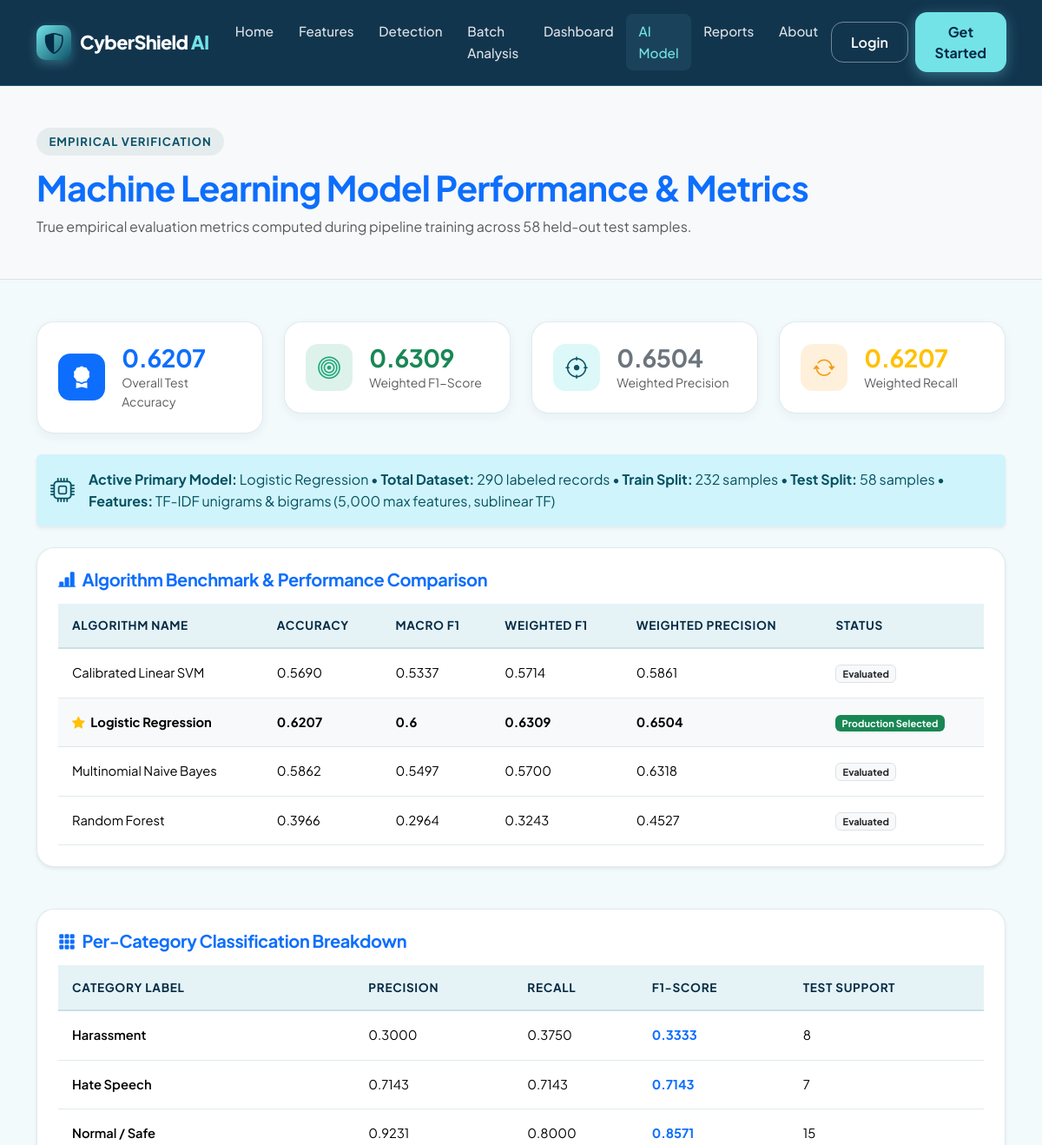
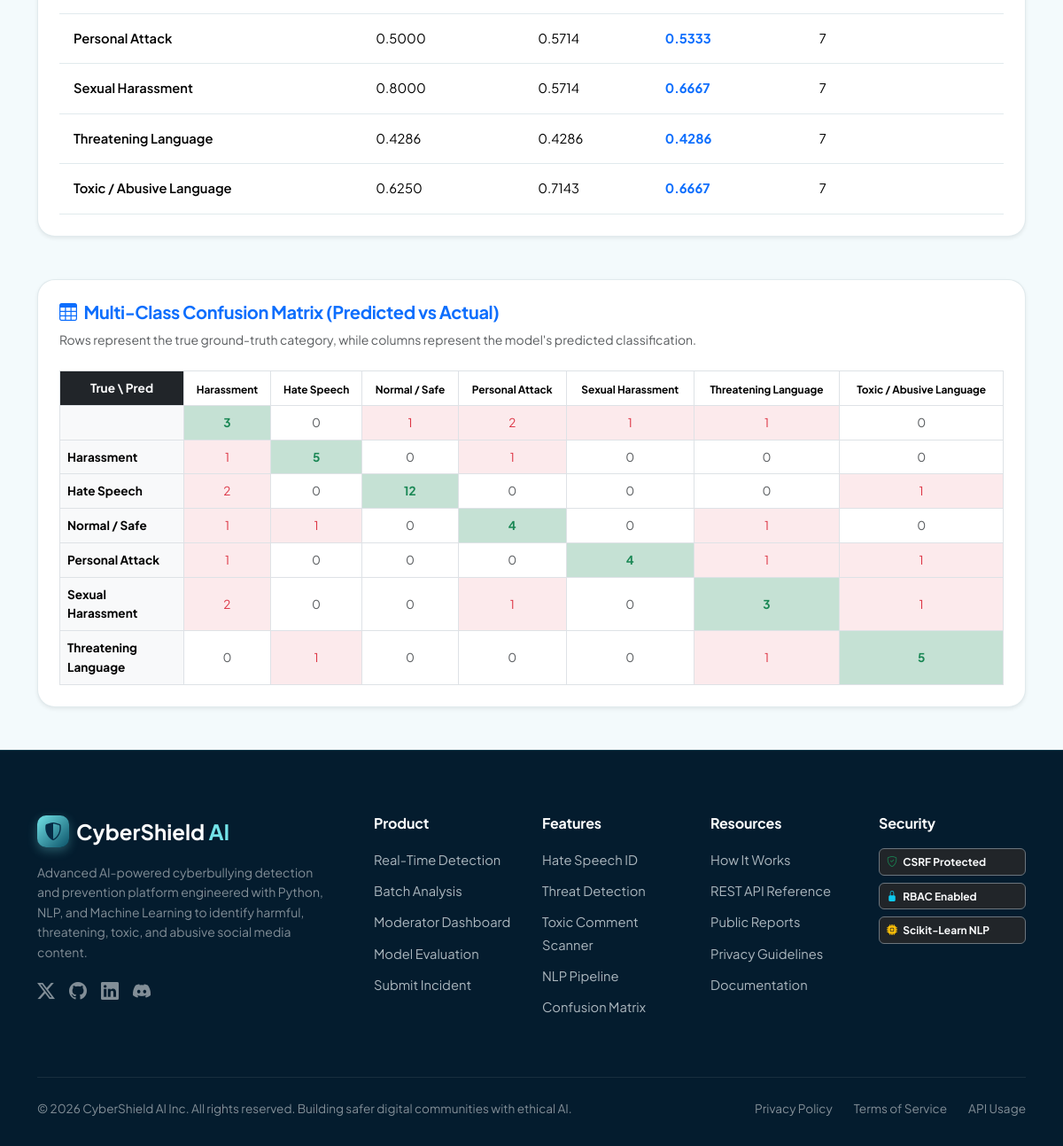
/model-analytics/, run on the app's committed database (2 pictures, top to bottom).
### detection/models.py (models this page shows, shortened)
class MessageAnalysis(models.Model):
    RISK_CHOICES = (
        ('Safe', 'Safe (Normal)'),
        ('Potentially Harmful', 'Potentially Harmful'),
        ('High-Risk Content', 'High-Risk Content'),
    )
    REVIEW_STATUS_CHOICES = (
        ('unreviewed', 'Unreviewed'),
        ('flagged', 'Flagged for Review'),
        ('verified', 'Verified Accurate'),
        ('dismissed', 'Dismissed as False Alarm'),
    )
    user = models.ForeignKey(User, on_delete=models.SET_NULL, null=True, blank=True, related_name='analyses')
    original_text = models.TextField()
    cleaned_text = models.TextField(blank=True)
    predicted_category = models.CharField(max_length=100)
    confidence_score = models.FloatField(default=0.0)
    risk_level = models.CharField(max_length=50, choices=RISK_CHOICES, default='Safe')
    explanation = models.TextField(blank=True)
    trigger_words = models.JSONField(default=list, blank=True)
    probabilities = models.JSONField(default=dict, blank=True)
    is_batch = models.BooleanField(default=False)
    review_status = models.CharField(max_length=30, choices=REVIEW_STATUS_CHOICES, default='unreviewed')
    created_at = models.DateTimeField(auto_now_add=True)
    class Meta:
        ordering = ['-created_at']
        verbose_name = 'Message Analysis'
        verbose_name_plural = 'Message Analyses'

### detection/views.py (the view)
# urls.py: path('model-analytics/', views.model_analytics_view, name='model_analytics'),
def model_analytics_view(request):
    metrics = get_model_metrics()
    return render(request, 'model_analytics.html', {'metrics': metrics})

### ml_engine/evaluate.py (called while the page is built, shortened)
def get_model_metrics() -> dict:
    metrics_path = MODELS_DIR / 'model_metrics.json'
    if metrics_path.exists():
        try:
            with open(metrics_path, 'r', encoding='utf-8') as f:
                return json.load(f)
        except Exception as e:
            print(f"Error loading model_metrics.json: {e}")

### templates/model_analytics.html (shortened to what this page needs)
{% extends 'base.html' %}
{% block content %}
<div class="py-5 bg-light border-bottom">
    <div class="container">
        <span class="section-pill">Empirical Verification</span>
        <h1 class="fw-bold text-primary mb-2">Machine Learning Model Performance & Metrics</h1>
        <p class="text-muted mb-0">
            True empirical evaluation metrics computed during pipeline training across {{ metrics.test_samples }} held-out test samples.
        </p>
    </div>
</div>
<div class="container py-5">
    <div class="row g-4 mb-4">
        <div class="col-md-3 col-6">
            <div class="dashboard-stat-card">
                <div class="dash-icon-box bg-primary text-white">
                    <i class="bi bi-award-fill"></i>
                </div>
                <div>
                    <h3 class="fw-bold text-primary mb-0">
                        {{ metrics.accuracy|floatformat:4 }}
                    </h3>
                    <div class="small text-muted">Overall Test Accuracy</div>
                </div>
            </div>
        </div>
        <div class="col-md-3 col-6">
            <div class="dashboard-stat-card">
                <div class="dash-icon-box" style="background: rgba(32, 166, 122, 0.15); color: var(--success);">
                    <i class="bi bi-bullseye"></i>
                </div>
                <div>
                    <h3 class="fw-bold text-success mb-0">
                        {{ metrics.f1_weighted|floatformat:4 }}
                    </h3>
                    <div class="small text-muted">Weighted F1-Score</div>
                </div>
            </div>
        </div>
        <div class="col-md-3 col-6">
            <div class="dashboard-stat-card">
                <div class="dash-icon-box" style="background: rgba(115, 227, 232, 0.25); color: var(--secondary);">
                    <i class="bi bi-crosshair"></i>
                </div>
                <div>
                    <h3 class="fw-bold text-secondary mb-0">
                        {{ metrics.precision_weighted|floatformat:4 }}
                    </h3>
                    <div class="small text-muted">Weighted Precision</div>
                </div>
            </div>
        </div>
        <div class="col-md-3 col-6">
            <div class="dashboard-stat-card">
                <div class="dash-icon-box" style="background: rgba(243, 156, 18, 0.15); color: var(--warning);">
                    <i class="bi bi-arrow-repeat"></i>
                </div>
                <div>
                    <h3 class="fw-bold text-warning mb-0">
                        {{ metrics.recall_weighted|floatformat:4 }}
                    </h3>
                    <div class="small text-muted">Weighted Recall</div>
                </div>
            </div>
        </div>
    </div>
    <div class="alert alert-info border-0 shadow-sm d-flex align-items-center gap-3 mb-4">
        <i class="bi bi-cpu fs-3"></i>
        <div>
            <strong>Active Primary Model:</strong> {{ metrics.best_model }} &bull;
            <strong>Total Dataset:</strong> {{ metrics.total_dataset_size }} labeled records &bull;
            <strong>Train Split:</strong> {{ metrics.train_samples }} samples &bull;
            <strong>Test Split:</strong> {{ metrics.test_samples }} samples &bull;
            <strong>Features:</strong> TF-IDF unigrams & bigrams (5,000 max features, sublinear TF)
        </div>
    </div>
    <div class="card card-white shadow-sm p-4 mb-5">
        <h5 class="fw-bold text-primary mb-3">
            <i class="bi bi-bar-chart-line-fill me-2"></i>Algorithm Benchmark & Performance Comparison
        </h5>
        <div class="table-responsive">
            <table class="table custom-table mb-0">
                <thead>
                    <tr>
                        <th>Algorithm Name</th>
                        <th>Accuracy</th>
                        <th>Macro F1</th>
                        <th>Weighted F1</th>
                        <th>Weighted Precision</th>
                        <th>Status</th>
                    </tr>
                </thead>
                <tbody>
                    {% for name, scores in metrics.model_comparison.items %}
                    <tr {% if name == metrics.best_model %}class="table-light fw-bold"{% endif %}>
                        <td>
                            {% if name == metrics.best_model %}
                                <i class="bi bi-star-fill text-warning me-1"></i>
                            {% endif %}
                            {{ name }}
                        </td>
                        <td>{{ scores.accuracy|floatformat:4 }}</td>
                        <td>{{ scores.f1_macro|default:"-" }}</td>
                        <td>{{ scores.f1_weighted|floatformat:4 }}</td>
                        <td>{{ scores.precision_weighted|default:"-" }}</td>
                        <td>
                            {% if name == metrics.best_model %}
                                <span class="badge bg-success">Production Selected</span>
                            {% else %}
                                <span class="badge bg-light text-dark border">Evaluated</span>
                            {% endif %}
                        </td>
                    </tr>
                    {% endfor %}
                </tbody>
            </table>
        </div>
    </div>
    <div class="card card-white shadow-sm p-4 mb-5">
        <h5 class="fw-bold text-primary mb-3">
            <i class="bi bi-grid-3x3-gap-fill me-2"></i>Per-Category Classification Breakdown
        </h5>
        <div class="table-responsive">
            <table class="table custom-table mb-0">
                <thead>
                    <tr>
                        <th>Category Label</th>
                        <th>Precision</th>
                        <th>Recall</th>
                        <th>F1-Score</th>
                        <th>Test Support</th>
                    </tr>
                </thead>
                <tbody>
                    {% for label, item in metrics.per_class_metrics.items %}
                    <tr>
                        <td class="fw-semibold">{{ label }}</td>
                        <td>{{ item.precision|floatformat:4 }}</td>
                        <td>{{ item.recall|floatformat:4 }}</td>
                        <td>
                            <span class="fw-bold text-primary">{{ item.f1_score|floatformat:4 }}</span>
                        </td>
                        <td>{{ item.support }}</td>
                    </tr>
                    {% empty %}
                    <tr>
                        <td colspan="5" class="text-center text-muted py-3">Metrics compiling...</td>
                    </tr>
                    {% endfor %}
                </tbody>
            </table>
        </div>
    </div>
    {% if metrics.confusion_matrix %}
    <div class="card card-white shadow-sm p-4">
        <h5 class="fw-bold text-primary mb-2">
            <i class="bi bi-table me-2"></i>Multi-Class Confusion Matrix (Predicted vs Actual)
        </h5>
        <p class="small text-muted mb-4">
            Rows represent the true ground-truth category, while columns represent the model's predicted classification.
        </p>
        <div class="table-responsive">
            <table class="table table-bordered text-center align-middle mb-0" style="font-size: 0.85rem;">
                <thead class="bg-primary text-white">
                    <tr>
                        <th class="bg-dark text-white" style="width: 140px;">True \ Pred</th>
                        {% for lbl in metrics.labels %}
                            <th class="small p-2">{{ lbl }}</th>
                        {% endfor %}
                    </tr>
                </thead>
                <tbody>
                    {% for row in metrics.confusion_matrix %}
                        {% with row_index=forloop.counter0 %}
                        <tr>
                            <td class="fw-bold bg-light text-start">{{ metrics.labels|slice:row_index|last }}</td>
                            {% for cell in row %}
                            <td class="{% if cell > 0 %}{% if forloop.counter0 == row_index %}bg-success bg-opacity-25 fw-bold text-success{% else %}bg-danger bg-opacity-10 text-danger{% endif %}{% else %}text-muted{% endif %}">
                                {{ cell }}
                            </td>
                            {% endfor %}
                        </tr>
                        {% endwith %}
                    {% endfor %}
                </tbody>
            </table>
        </div>
    </div>
    {% endif %}
</div>
{% endblock %}

### static/css/style.css (style rules this page uses)
:root { --primary: #062B45; --primary-light: #0d3d5f; --secondary: #0B5268; --secondary-light: #126884; --accent: #73E3E8; --accent-hover: #5cd0d6; --accent-soft: rgba(115, 227, 232, 0.15); --bg: #F3FAFC; --card-bg: #E5F3F6; --card-glass: rgba(229, 243, 246, 0.85); --text-main: #102D42; --text-muted: #4b6b82; --border-light: rgba(11, 82, 104, 0.12); --border-accent: rgba(115, 227, 232, 0.4); --danger: #E74C3C; --danger-bg: rgba(231, 76, 60, 0.1); --warning: #F39C12; --warning-bg: rgba(243, 156, 18, 0.12); --success: #20A67A; --success-bg: rgba(32, 166, 122, 0.12); --shadow-sm: 0 4px 12px rgba(6, 43, 69, 0.05); --shadow-md: 0 10px 25px rgba(6, 43, 69, 0.08); --shadow-lg: 0 18px 40px rgba(6, 43, 69, 0.12); --shadow-glow: 0 0 25px rgba(115, 227, 232, 0.35); --radius-sm: 8px; --radius-md: 14px; --radius-lg: 20px; --radius-xl: 28px; --transition: all 0.3s cubic-bezier(0.25, 0.8, 0.25, 1); }
body { font-family: 'Plus Jakarta Sans', 'Inter', -apple-system, BlinkMacSystemFont, "Segoe UI", Roboto, sans-serif; background-color: var(--bg); color: var(--text-main); min-height: 100vh; display: flex; flex-direction: column; overflow-x: hidden; line-height: 1.6; }
h1, h2, h3, h4, h5, h6 { color: var(--primary); font-weight: 700; letter-spacing: -0.02em; }
.card-white { background: #ffffff; border: 1px solid var(--border-light); border-radius: var(--radius-lg); box-shadow: var(--shadow-sm); transition: var(--transition); }
.section-pill { display: inline-block; background: rgba(11, 82, 104, 0.08); color: var(--secondary); font-size: 0.82rem; font-weight: 700; text-transform: uppercase; letter-spacing: 0.08em; padding: 0.35rem 0.9rem; border-radius: 50px; margin-bottom: 0.8rem; }
.dashboard-stat-card { background: #ffffff; border-radius: var(--radius-lg); padding: 1.5rem; border: 1px solid var(--border-light); box-shadow: var(--shadow-sm); display: flex; align-items: center; gap: 1.2rem; transition: var(--transition); }
.dash-icon-box { width: 54px; height: 54px; border-radius: var(--radius-md); display: flex; align-items: center; justify-content: center; font-size: 1.6rem; flex-shrink: 0; }
.custom-table { border-collapse: separate; border-spacing: 0; width: 100%; }
.custom-table th { background: var(--card-bg); color: var(--primary); font-weight: 700; font-size: 0.85rem; text-transform: uppercase; letter-spacing: 0.05em; padding: 0.9rem 1rem; border-bottom: 2px solid var(--border-light); }
.custom-table td { padding: 1rem; vertical-align: middle; border-bottom: 1px solid var(--border-light); font-size: 0.92rem; }

### data on the page
MessageAnalysis: predicted_category "Sexual Harassment", precision "0.8000", recall "0.5714", f1_score "0.6667", support "7"

### other printed values
{{ metrics.test_samples }} "58"
{{ metrics.accuracy|floatformat:4 }} "0.6207"
{{ metrics.f1_weighted|floatformat:4 }} "0.6309"
{{ metrics.precision_weighted|floatformat:4 }} "0.6504"
{{ metrics.recall_weighted|floatformat:4 }} "0.6207"
{{ metrics.best_model }} "Logistic Regression"
{{ metrics.total_dataset_size }} "290"
{{ metrics.train_samples }} "232"
{{ name }} "Calibrated Linear SVM" "Logistic Regression" "Multinomial Naive Bayes" "Random Forest"
{{ scores.accuracy|floatformat:4 }} "0.5690" "0.6207" "0.5862" "0.3966"
{{ scores.f1_macro|default:"-" }} "0.5337" "0.6" "0.5497" "0.2964"
{{ scores.f1_weighted|floatformat:4 }} "0.5714" "0.6309" "0.5700" "0.3243"
{{ scores.precision_weighted|default:"-" }} "0.5861" "0.6504" "0.6318" "0.4527"
{{ label }} "Harassment" "Hate Speech" "Normal / Safe" "Personal Attack" "Threatening Language" "Toxic / Abusive Language"
{{ item.precision|floatformat:4 }} "0.3000" "0.7143" "0.9231" "0.5000" "0.4286" "0.6250"
